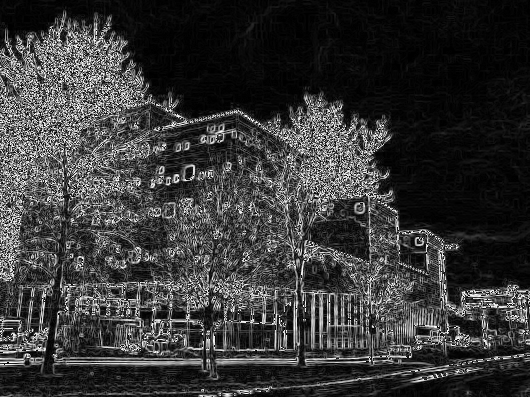
#> input picture Assignments/output.pgm, 530 x 397 px
$ python sobel_starter.py
#> lines starting #> are read from the running program, lines starting #| are printed output that depends on the picture
#> the answer given: ../../output.pgm
import numpy as np
from PIL import Image

# Define a class to represent a grayscale image
class GrayImage:
    def __init__(self, width, height):
        self.width = width
        self.height = height
        self.data = np.zeros((height, width), dtype=int)

# Function to read a PGM image file and convert it to grayscale
def readPGM(filename):
#> called with filename = '../../output.pgm'
    image = Image.open(filename)
#> image is the input picture: PIL image 530x397 L; min 0, max 255, mean 55.6
    image = image.convert('L')  # convert image to grayscale
    width, height = image.size
#> width = 530; height = 397
    img = GrayImage(width, height)
    img.data = np.array(image)
    return img

# Function to write a grayscale image to a PGM file
def writePGM(filename, image):
    img = Image.fromarray(image.data.astype(np.uint8))
    img.save(filename)

def convolveImage(operandOne: np.ndarray, operandTwo: np.ndarray) -> int:
    """
    Perform convolution between two matrices and return the squared dot product.

    Args:
        operandOne (np.ndarray): The first operand matrix.
        operandTwo (np.ndarray): The second operand matrix.

    Returns:
        int: The squared dot product of the convolution.
    """
    dot_product = (operandOne * operandTwo).sum()
    return dot_product**2

def performSobelEdgeDetection(image: GrayImage) -> GrayImage:
    """
    Perform Sobel edge detection on a grayscale image.

    Args:
        image (GrayImage): The input grayscale image.

    Returns:
        GrayImage: The output image after applying Sobel edge detection.
    """
    Hx = np.array([[-1, 0, 1],
                   [-2, 0, 2],
                   [-1, 0, 1]])

    Hy = np.array([[-1, -2, -1],
                   [ 0,  0,  0],
                   [ 1,  2,  1]])
    height, width = image.data.shape
#> height = 397; width = 530
    new_image = np.zeros((height-2, width-2), dtype=int)
    for x in range(1, image.height-1):
        for y in range(1, image.width-1):
            sub_matrix = image.data[x-1:x+2, y-1:y+2]
            Hx_sub_matrix = convolveImage(Hx, sub_matrix)
            Hy_sub_matrix = convolveImage(Hy, sub_matrix)
            new_image[x-1, y-1] = int(np.sqrt(Hx_sub_matrix + Hy_sub_matrix))
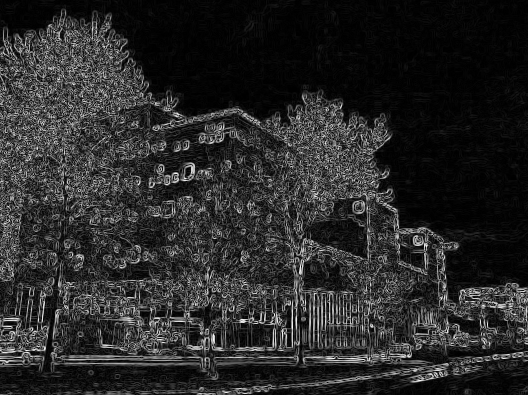
#> new_image: shape (395, 528) int64; min 0, max 960, mean 157.6; drawn with min black and max white
    output = GrayImage(height=height-2, width=width-2)
    output.data = new_image
    return output

def main():
    filename = input().strip()

    # read input image
    image = readPGM(filename)

    # process image
    output = performSobelEdgeDetection(image)
    # generate output
    total = np.sum(output.data)
    print(total)
#| 32862487
    writePGM("output.pgm", output)
#> in writePGM, `img = Image.fromarray(image.data.astype(np.uint8))`:
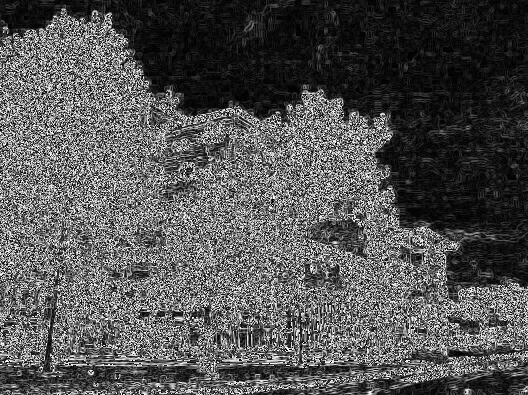
#> img: PIL image 528x395 L; min 0, max 255, mean 83.8

if __name__ == "__main__":
    main()
